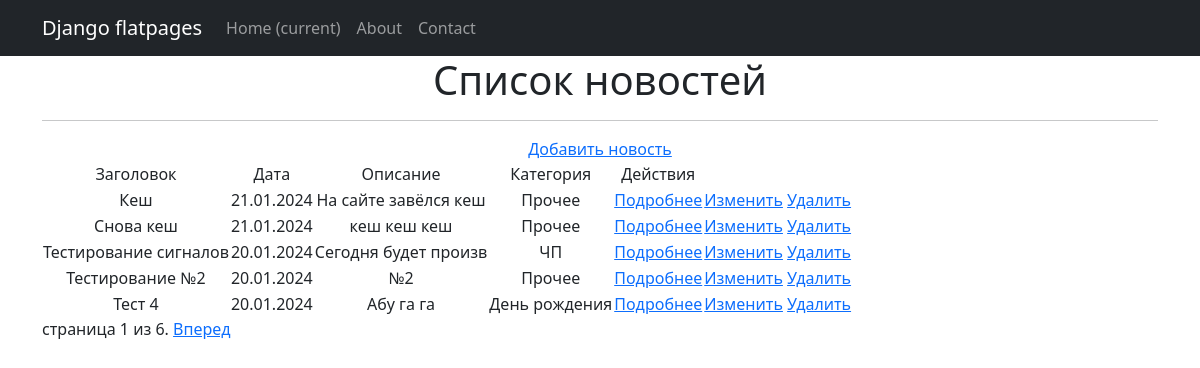
Page /news/list/ (signed in) on the committed database.
### news/models.py (models this page shows, shortened)
class News(models.Model):
    title = models.CharField(max_length=100)
    publication_date = models.DateField()
    text = models.TextField()
    category = models.ForeignKey('Category', on_delete=models.CASCADE, default=1)

class Category(models.Model):
    name = models.CharField(max_length=100, unique=True)
    def __str__(self):
        return self.name

### news/views.py (the view)
# urls.py: path('list/', NewsList.as_view(), name='news_list'),
class NewsList(ListView):
    model = News
    template_name = 'news_list.html'
    context_object_name = 'news_list'
    ordering = ['-publication_date']
    paginate_by = 5  # указываем количество новостей на странице
    @method_decorator(cache_page(60 * 1))  # Кэширование страницы на 5 минут
    def dispatch(self, *args, **kwargs):
        return super().dispatch(*args, **kwargs)

### news/templatetags/censor.py (called while the page is built)
@register.filter(name='censor')
def censor(value):
    censored_words = ['редиска', 'Редиска', 'РЕДИСКА', 'петрушка', 'Петрушка', 'ПЕТРУШКА']  # список нежелательных слов
    for word in censored_words:
        value = value.replace(word, '*' * len(word))
    return value

### templates/news_list.html (shortened to what this page needs)
{% extends "flatpages/default.html" %}
{% load censor %}
{% load cache %}
{% block content %}
  <h1>Список новостей</h1>
  <hr>
  {% if perms.news.add_news %}
    <a href="{% url 'news:news_create' %}">Добавить новость</a>
    {% endif %}
  {% if news_list %}
    <table>
        <tr>
            <td>Заголовок</td>
            <td>Дата</td>
            <td>Описание</td>
            <td>Категория</td>
            {% if perms.news.change_product or perms.news.delete_product %}
            <td>Действия</td>
            {% endif %}
        </tr>
        {% for news in news_list %}
        <tr>
            <td>{{ news.title }}</td>
            <td>{{ news.publication_date|date:"d.m.Y" }}</td>
            <td>{{ news.text|slice:":20"|censor }}</td>
            <td>{{ news.category }}</td>
            <td><a href="{% url 'news:news_detail' pk=news.pk %}">Подробнее</a></td>
            <td>
                {% if perms.news.change_product %}
                <a href="{% url 'news:news_edit' pk=news.pk %}">Изменить</a>
                {% endif %}
                {% if perms.news.delete_product %}
                <a href="{% url 'news:news_delete' pk=news.pk %}">Удалить</a>
                {% endif %}
            </td>
        </tr>
        {% endfor %}
    </table>
  {% else %}
        <h2>Новостей нет!</h2>
  {% endif%}
      {% block pagination %}
        {% if is_paginated %}
            <div class="pagination">
                <span class="page-links">
                    <span class="page-current">
                        страница {{ page_obj.number }} из {{ page_obj.paginator.num_pages }}.
                    </span>
                    {% if page_obj.has_next %}
                        <a href="{{ request.path }}?page={{ page_obj.next_page_number }}">Вперед</a>
                    {% endif %}
                </span>
            </div>
        {% endif %}
      {% endblock pagination %}
{% endblock content %}

### rows in the picture
News: title "Кеш", publication_date "21.01.2024", text|censor "На сайте завёлся кеш", category "Прочее"
News: title "Снова кеш", publication_date "21.01.2024", text|censor "кеш кеш кеш", category "Прочее"
News: title "Тестирование сигналов", publication_date "20.01.2024", text|censor "Сегодня будет произв", category "ЧП"
News: title "Тестирование №2", publication_date "20.01.2024", text|censor "№2", category "Прочее"
News: title "Тест 4", publication_date "20.01.2024", text|censor "Абу га га", category "День рождения"

### other values in the picture
{{ page_obj.number }} "1"
{{ page_obj.paginator.num_pages }} "6"
